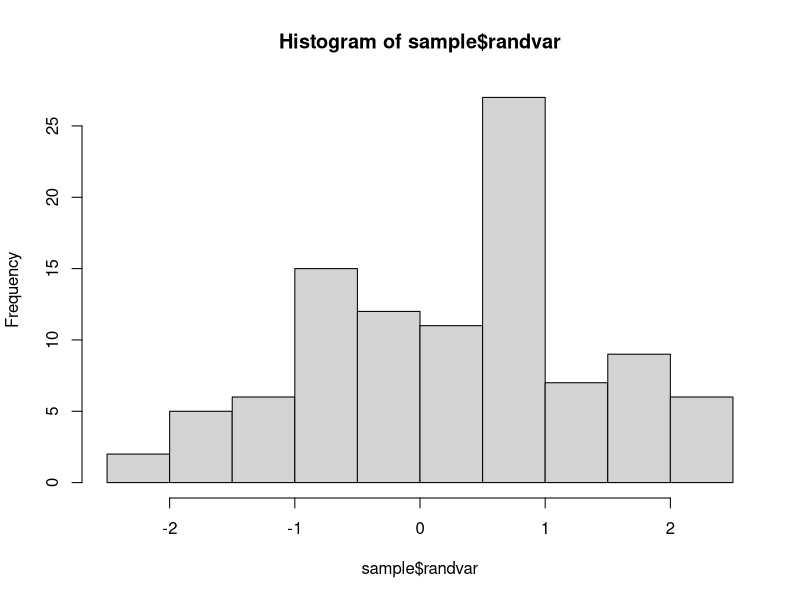
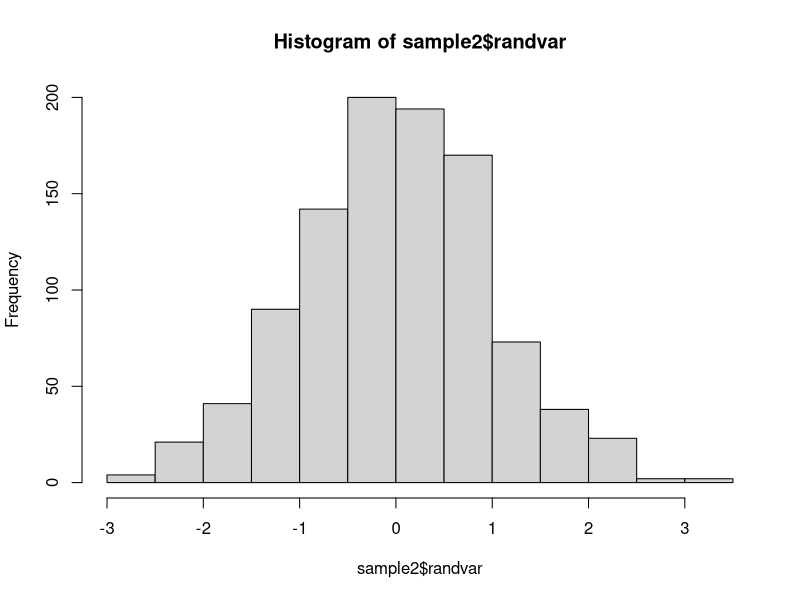
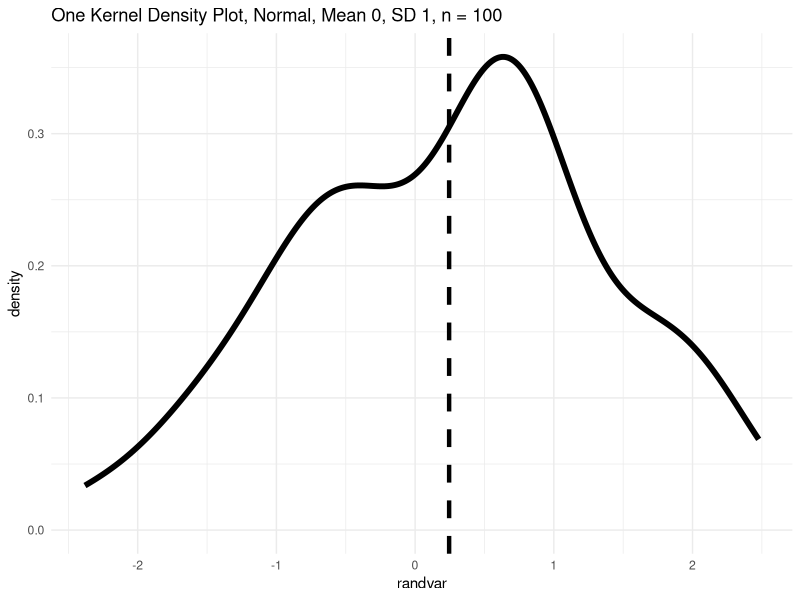
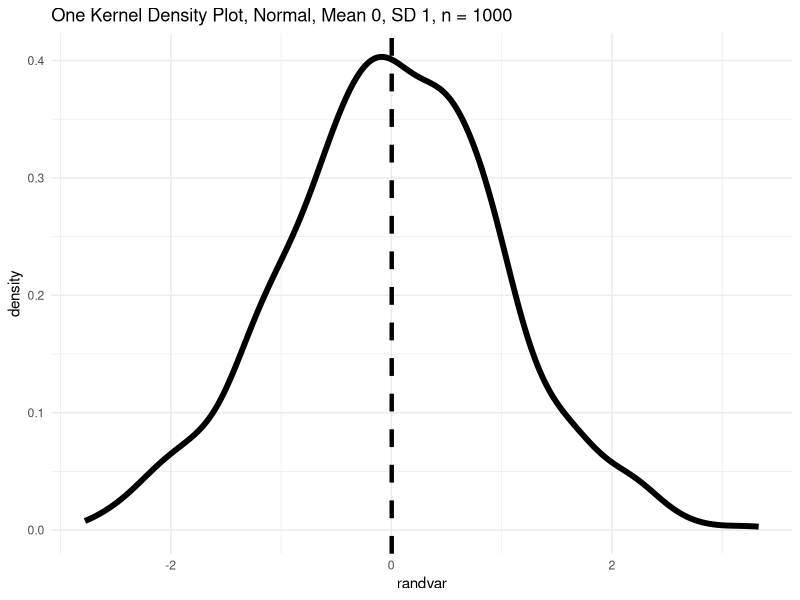
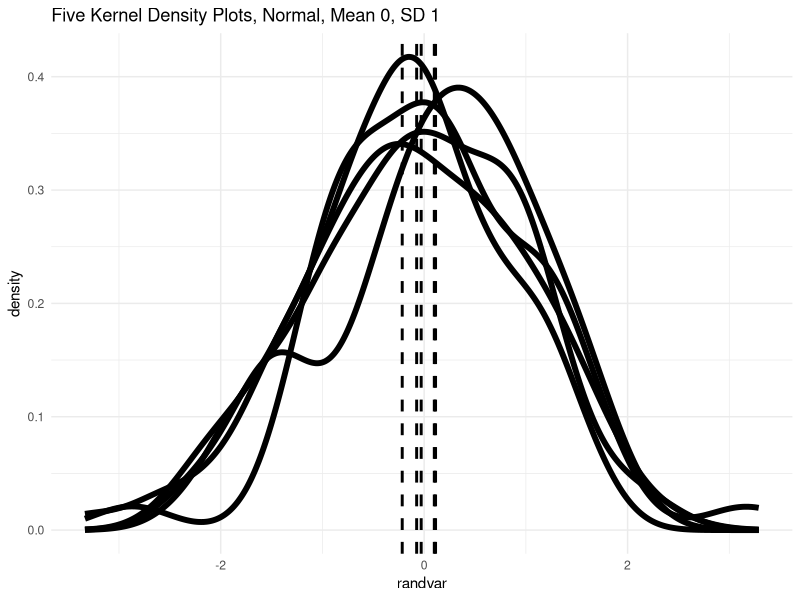
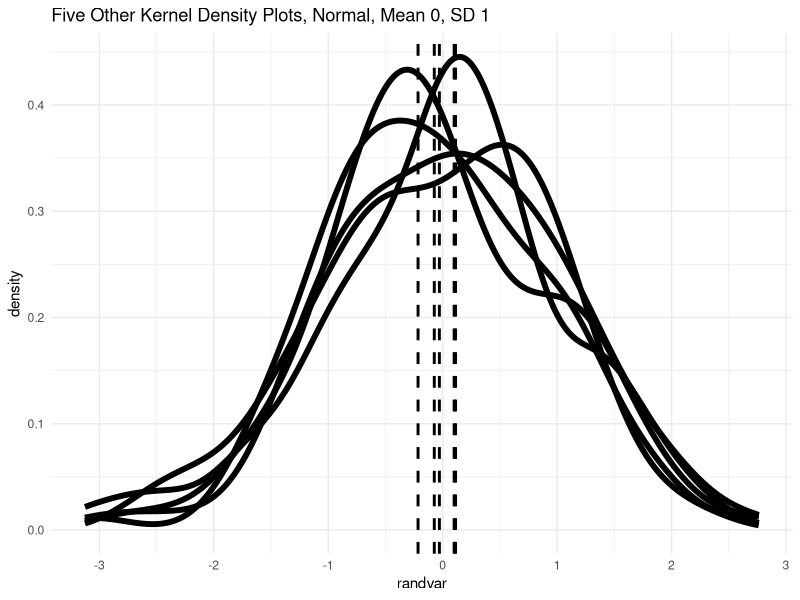

Here is the R script that generated these plots, in order:
### Script to Accompany DAfPS Course 3 - Understanding p-values
### Alton B.H. Worthington

### This script has lots more code for us to run together, but no data to load.

### Loading some packages from tidyverse
library(ggplot2)
library(dplyr)

### Drawing Samples Together

set.seed(12345) # number that gets us all on the same simulations

## Creating an example dataframe
sample <- data.frame(randvar = rnorm(100, # "rnorm" - random draws from the normal distribution, 100 times
                                     mean = 0, # mean of 0
                                     sd = 1)) # standard deviation of 1

hist(sample$randvar) # a histogram of "randvar"

### Here we'll see the other kind of pipe common in R code. The %>% comes from the "magrittr" package
samplemean <- sample %>% summarize(randmean = mean(randvar)) # a dataframe summarizing "sample"

## Creating an example dataframe with more observations
sample2 <- data.frame(randvar = rnorm(1000, # 1000 times
                                     mean = 0, 
                                     sd = 1)) 

hist(sample2$randvar)

sample2mean <- sample2 %>% summarize(randmean = mean(randvar))

## Creating an example dataframe with 5 groups of 100 observations
sample5 <- data.frame(randvar = rnorm(500, # 500 observations total
                                      mean = 0,
                                      sd = 1),
                      draw = rep(c(1:5), # repeat the pattern 1,2,3,4,5
                                 each = 100)) # repeat each element 100 times

sample5mean <- sample5 %>%
  group_by(draw) %>%
  summarize(randmean = mean(randvar)) # summarizing the mean of each draw group

### Creating an example dataframe with 5 groups of 100 observations a different way
sample5b <- data.frame(randvar = c(rnorm(100,
                                         mean = 0,
                                         sd = 1),
                                   rnorm(100,
                                         mean = 0,
                                         sd = 1),
                                   rnorm(100,
                                         mean = 0,
                                         sd = 1),
                                   rnorm(100,
                                         mean = 0,
                                         sd = 1),
                                   rnorm(100,
                                         mean = 0,
                                         sd = 1)),
                       draw = rep(c(1:5), 
                                  each = 100))

sample5bmean <- sample5b %>%
  group_by(draw) %>%
  summarize(randmean = mean(randvar))

### Plotting our simulated samples
ggplot(data = sample, aes(x = randvar)) +
  geom_vline(data = samplemean,
             aes(xintercept = randmean),
             linetype = "dashed",
             size = 1.5) +
  geom_density(size = 2) +
  theme_minimal() +
  labs(title = "One Kernel Density Plot, Normal, Mean 0, SD 1, n = 100")

ggplot(data = sample2, aes(x = randvar)) +
  geom_vline(data = sample2mean,
             aes(xintercept = randmean),
             linetype = "dashed",
             size = 1.5) +
  geom_density(size = 2) +
  theme_minimal() +
  labs(title = "One Kernel Density Plot, Normal, Mean 0, SD 1, n = 1000")

ggplot(data = sample5, aes(x = randvar, group = draw)) +
  geom_vline(data = sample5mean,
             aes(xintercept = randmean),
             linetype = "dashed",
             size = 1) +
  geom_density(size = 2) +
  theme_minimal() +
  labs(title = "Five Kernel Density Plots, Normal, Mean 0, SD 1")

ggplot(data = sample5b, aes(x = randvar, group = draw)) +
  geom_vline(data = sample5mean,
             aes(xintercept = randmean),
             linetype = "dashed",
             size = 1) +
  geom_density(size = 2) +
  theme_minimal() +
  labs(title = "Five Other Kernel Density Plots, Normal, Mean 0, SD 1")

### Simulating differences in random samples, 1000 times

numsims <- 1000 ### Number of simulations
numobs <- 30 ### Number of observations in each simulated sample pair
mean1 <- 0 ### mean of sample 1
mean2 <- 0 ### mean of sample 2
sd1 <- 1 ### standard deviation of sample 1
sd2 <- 1 ### standard deviation of sample 2

meandiffs <- replicate(numsims,
                       mean(rnorm(numobs,
                                  mean1,
                                  sd1)) - 
                       mean(rnorm(numobs,
                                  mean2,
                                  sd2)))

prop.table(table(meandiffs > .3))